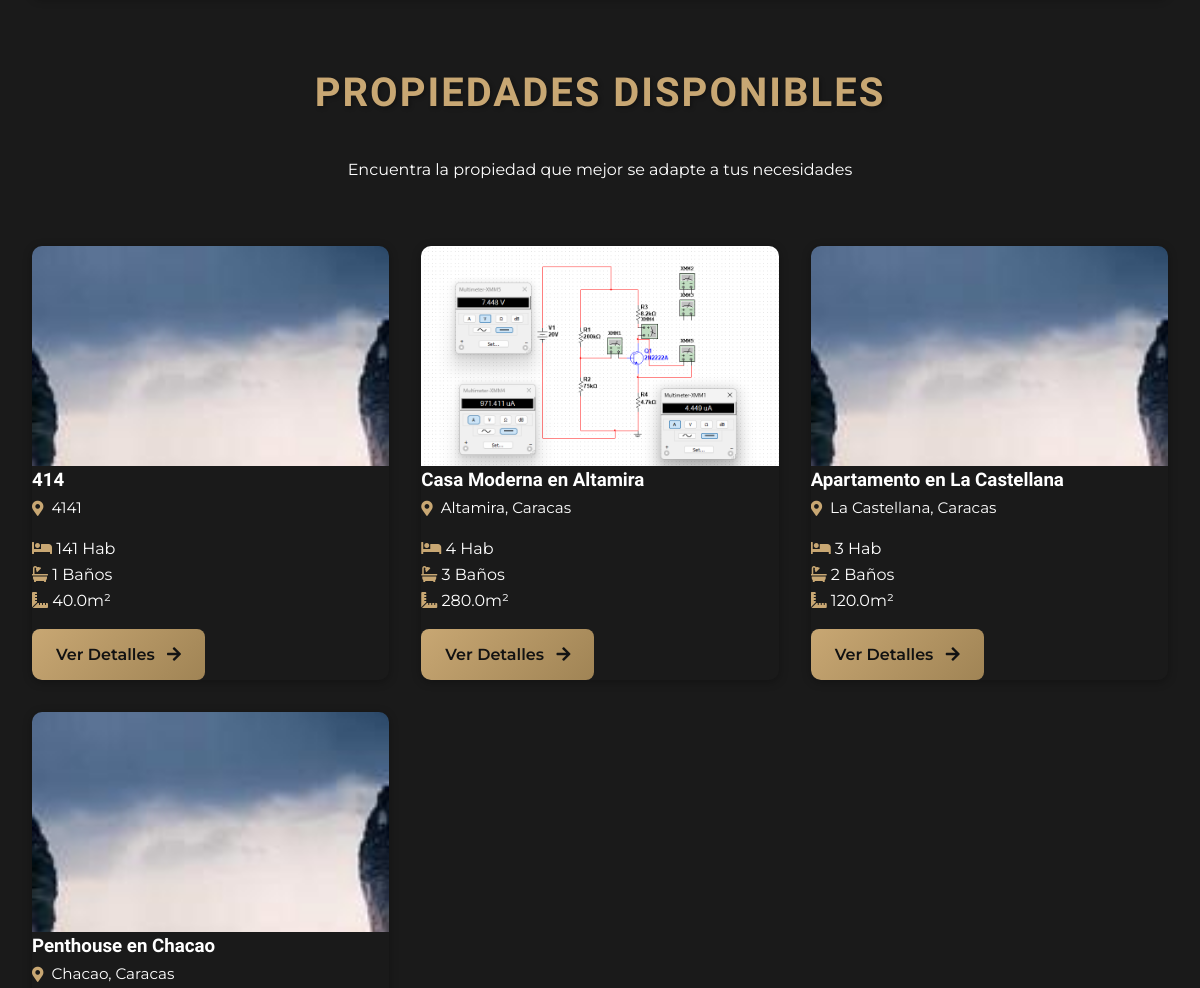
The page /properties (middle part) on the database as committed earlier.
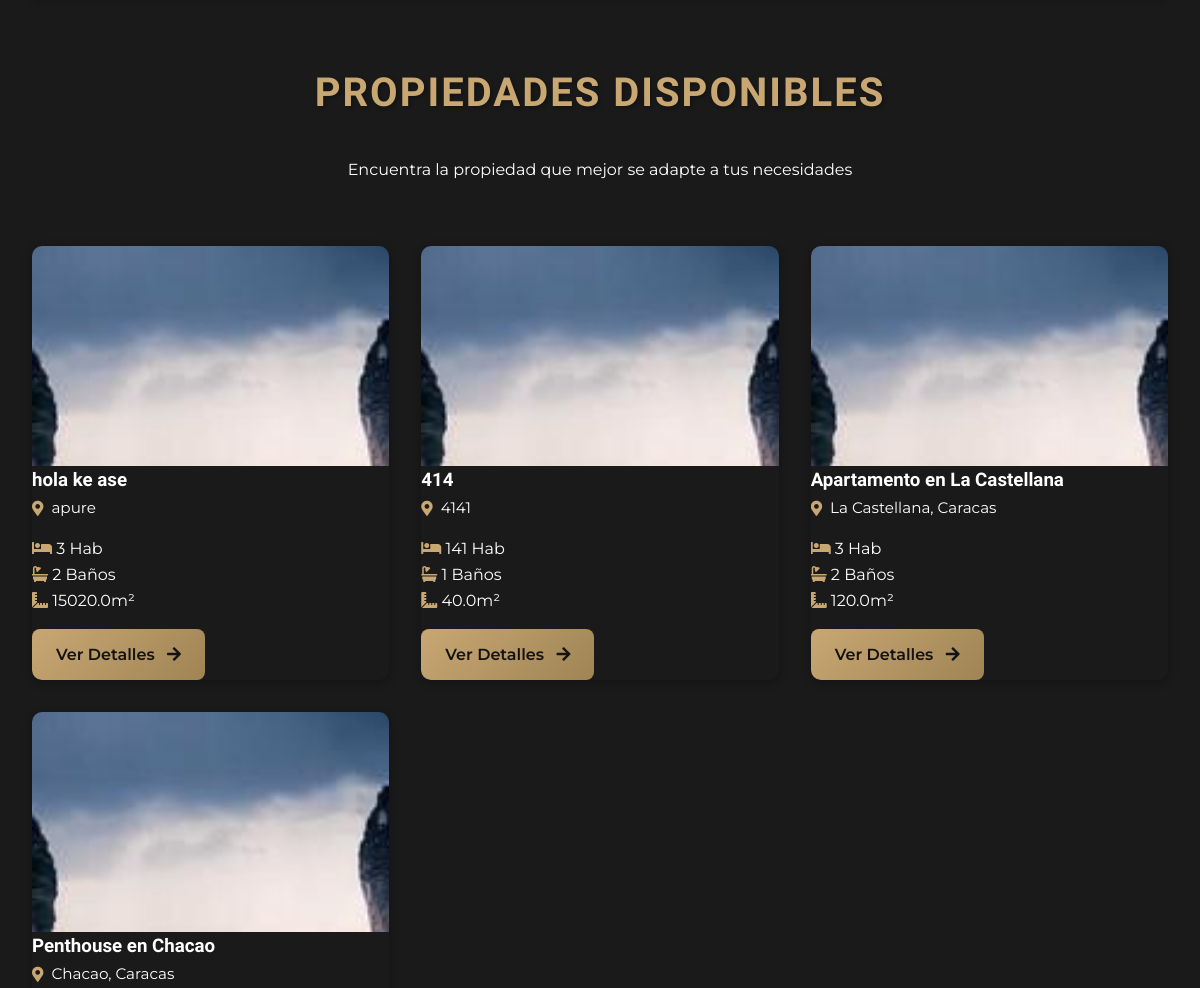
The same page on the database as committed later.
### server.py (models this page shows)
class Property(db.Model):
    id = db.Column(db.Integer, primary_key=True)
    title = db.Column(db.String(200), nullable=False)
    description = db.Column(db.Text, nullable=False)
    price = db.Column(db.Float, nullable=False)
    location = db.Column(db.String(200), nullable=False)
    property_type = db.Column(db.String(50), nullable=False)
    bedrooms = db.Column(db.Integer)
    bathrooms = db.Column(db.Integer)
    area = db.Column(db.Float)
    image_url = db.Column(db.String(500))  # Main image
    images = db.relationship('PropertyImage', backref='property', lazy=True, cascade='all, delete-orphan')
    latitude = db.Column(db.Float)
    longitude = db.Column(db.Float)
    created_at = db.Column(db.DateTime, default=datetime.utcnow)
    is_featured = db.Column(db.Boolean, default=False)

### server.py (the view, shortened to what this page needs)
@app.route('/properties')
def properties():
    page = request.args.get('page', 1, type=int)
    tipo = request.args.get('tipo')
    zona = request.args.get('zona')
    precio = request.args.get('precio')
    query = Property.query
    if tipo:
        query = query.filter_by(property_type=tipo)
    if zona:
        query = query.filter(Property.location.ilike(f'%{zona}%'))
    pagination = query.order_by(Property.created_at.desc()).paginate(page=page, per_page=9)
    return render_template('properties.html', properties=pagination.items, pagination=pagination)

### server.py (called while the page is built)
@app.context_processor
def inject_settings():
    def get_setting(key, default=None):
        setting = SiteSettings.query.filter_by(key=key).first()
        return setting.value if setting else default
    return dict(get_setting=get_setting)

@app.context_processor
def utility_processor():
    def get_team_members():
        return TeamMember.query.order_by(TeamMember.order).all()
    return dict(get_team_members=get_team_members)

### templates/properties.html (shortened to what this page needs)
{% extends "base.html" %}
{% block content %}
<div class="properties-page">
    <section class="properties-section">
        <div class="container">
            <div class="section-header">
                <h2>Propiedades Disponibles</h2>
                <p>Encuentra la propiedad que mejor se adapte a tus necesidades</p>
            </div>
            <div class="properties-grid grid">
                {% for property in properties %}
                <div class="property-card card" data-latitude="{{ property.latitude }}" data-longitude="{{ property.longitude }}" data-id="{{ property.id }}">
                    <div class="property-image">
                        <div class="property-slideshow">
                            <div class="slide active">
                                <img src="{{ property.image_url }}" alt="{{ property.title }}">
                            </div>
                        </div>
                    </div>
                    <div class="property-content">
                        <h3>{{ property.title }}</h3>
                        <div class="property-location">
                            <i class="fas fa-map-marker-alt"></i>
                            <span>{{ property.location }}</span>
                        </div>
                        <div class="property-features">
                            <div class="feature">
                                <i class="fas fa-bed"></i>
                                <span>{{ property.bedrooms }} Hab</span>
                            </div>
                            <div class="feature">
                                <i class="fas fa-bath"></i>
                                <span>{{ property.bathrooms }} Baños</span>
                            </div>
                            <div class="feature">
                                <i class="fas fa-ruler-combined"></i>
                                <span>{{ property.area }}m²</span>
                            </div>
                        </div>
                        <a href="{{ url_for('property_detail', id=property.id) }}" class="view-details">
                            Ver Detalles <i class="fas fa-arrow-right"></i>
                        </a>
                    </div>
                </div>
                {% endfor %}
            </div>
        </div>
    </section>
</div>
{% endblock %}
{% block extra_head %}
<link rel="stylesheet" href="https://unpkg.com/leaflet@1.9.4/dist/leaflet.css" />
{% endblock %}

Rows that differ between the two databases and show on the page:
removed Property: image_url (picture), title "Casa Moderna en Altamira", location "Altamira, Caracas", bedrooms "4", bathrooms "3", area "280.0"
added Property: image_url (placeholder picture), title "hola ke ase", location "apure", bedrooms "3", bathrooms "2", area "15020.0"
